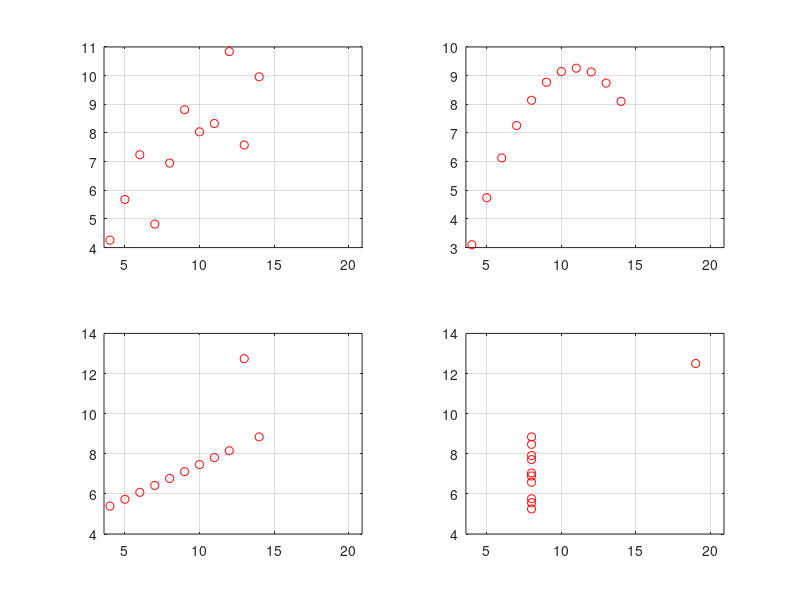

This chart was generated by the following MATLAB code:
function [a1, a2, a3, a4] = anscombe ()
%
% Anscombe's quartet is four dataset that have nearly identical statistical
% properties but that look really different when graphed.
%
% They were constructed in 1973 by Francis Anscombe to demonstrate the
% importance of graphing data and the effct of outliers on statistical
% properties.
%
% Ref: "Graph in Statistical Analysis", F. J. Anscombe in
% The American Statistician Vol. 27, No. 1
%

x1 = [10.00;  8.00; 13.00;  9.00; 11.00; ...
      14.00;  6.00;  4.00; 12.00;  7.00; 5.00];
y1 = [ 8.04;  6.95;  7.58;  8.81;  8.33; ...
       9.96;  7.24;  4.26; 10.84;  4.82; 5.68];
a1 = [ x1, y1 ];

y2 = [ 9.14;  8.14;  8.74;  8.77;  9.26; ...
       8.10;  6.13;  3.10;  9.13;  7.26; 4.74];
a2 = [ x1, y2 ];

y3 = [ 7.46;  6.77; 12.74;  7.11;  7.81; ...
       8.84;  6.08;  5.39;  8.15;  6.42; 5.73];
a3 = [ x1, y3 ];

x4 = [ 8.00;  8.00;  8.00;  8.00;  8.00; ...
       8.00;  8.00; 19.00;  8.00;  8.00; 8.00];
y4 = [ 6.58;  5.76;  7.71;  8.84;  8.47; ...
       7.04;  5.25; 12.50;  5.56;  7.91; 6.89];
a4 = [ x4, y4 ];

if (nargout == 0)

    Xmin = min([x1; x4]) * 0.9;
    Xmax = max([x1; x4]) * 1.1;
    Ymin = min([y1; y2; y3; y4]) * 0.9;
    Ymax = max([y1; y2; y3; y4]) * 1.1;

    mx1 = mean (x1);
    vx1 = var (x1);
    my1 = mean (y1);
    vy1 = var (y1);

    subplot (2, 2, 1);
    plot (x1, y1, 'or');
    xlim ([Xmin, Xmax]);
    grid on;

    subplot (2, 2, 2);
    plot (x1, y2, 'or');
    xlim ([Xmin, Xmax]);
    grid on;

    subplot (2, 2, 3);
    plot (x1, y3, 'or');
    xlim ([Xmin, Xmax]);
    grid on;

    subplot (2, 2, 4);
    plot (x4, y4, 'or');
    xlim ([Xmin, Xmax]);
    grid on;

end

